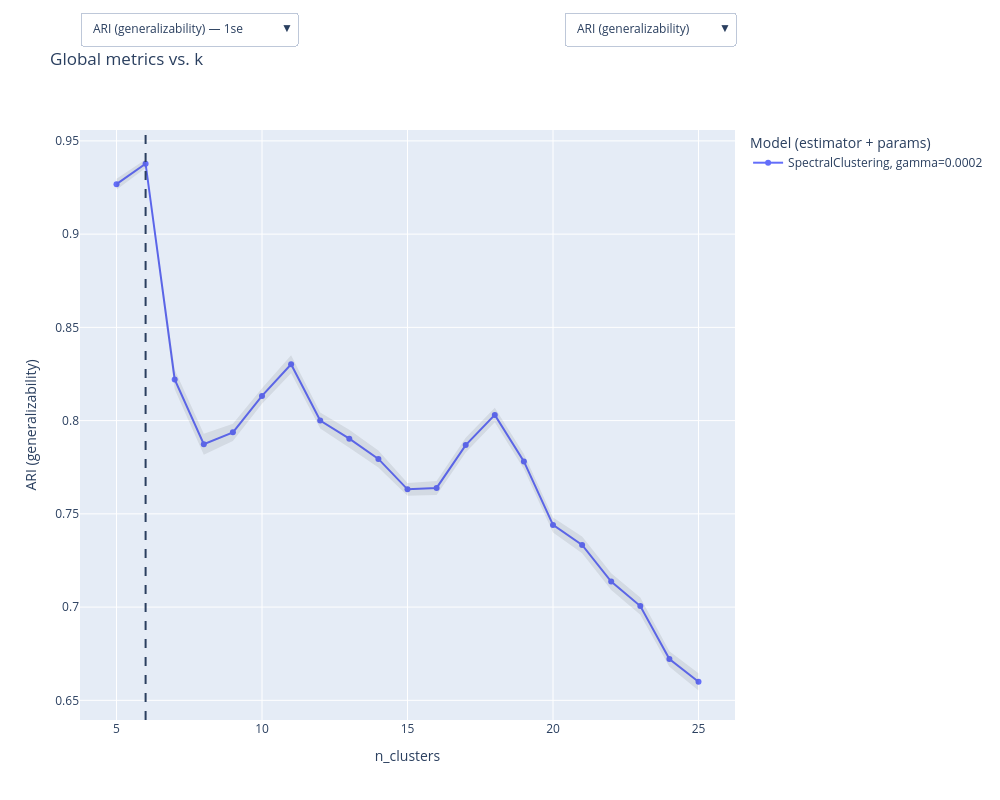

The notebook cell this image was saved under:
### Code cell
# typical:
val.plot_results(measure="generalizability", rule="1se", interactive=True)
